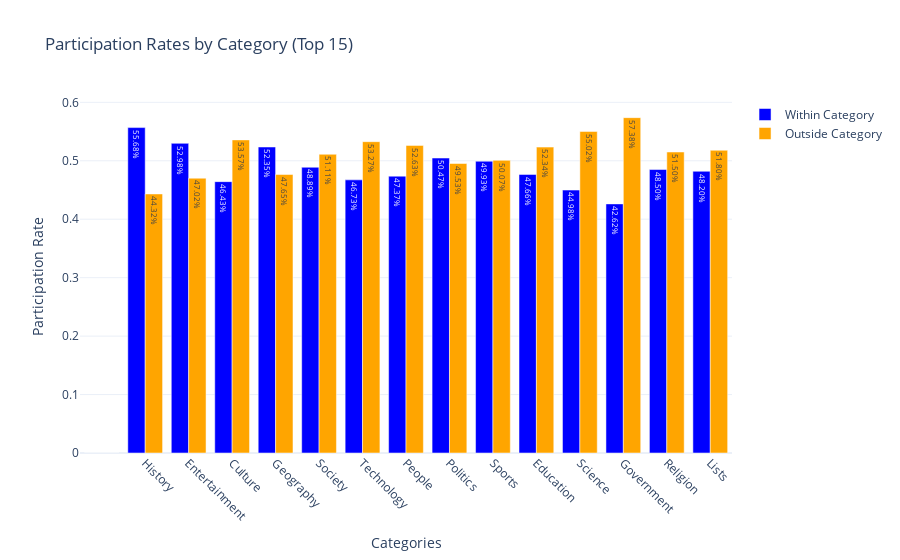

Source (notebook cell):
### Markdown cell above
# Participation rate same/different group

### Code cell
plot_participation_rates(df_vote, top_15_categories, title="Participation Rates by Category (Top 15)", top_n=15)

### Figure 1 — Plotly figure (JSON) as saved in the notebook; plotly's stock layout.template omitted (floating-point values rounded to 4 significant figures)
{"data": [{"marker": {"color": "blue"}, "name": "Within Category", "text": ["0.00%", "55.68%", "52.98%", "46.43%", "52.35%", "48.89%", "46.73%", "47.37%", "50.47%", "49.93%", "47.66%", "44.98%", "42.62%", "48.50%", "48.20%"], "textposition": "auto", "type": "bar", "x": ["", "History", "Entertainment", "Culture", "Geography", "Society", "Technology", "People", "Politics", "Sports", "Education", "Science", "Government", "Religion", "Lists"], "y": [0, 0.5568, 0.5298, 0.4643, 0.5235, 0.4889, 0.4673, 0.4737, 0.5047, 0.4993, 0.4766, 0.4498, 0.4262, 0.485, 0.482]}, {"marker": {"color": "orange"}, "name": "Outside Category", "text": ["0.00%", "44.32%", "47.02%", "53.57%", "47.65%", "51.11%", "53.27%", "52.63%", "49.53%", "50.07%", "52.34%", "55.02%", "57.38%", "51.50%", "51.80%"], "textposition": "auto", "type": "bar", "x": ["", "History", "Entertainment", "Culture", "Geography", "Society", "Technology", "People", "Politics", "Sports", "Education", "Science", "Government", "Religion", "Lists"], "y": [0, 0.4432, 0.4702, 0.5357, 0.4765, 0.5111, 0.5327, 0.5263, 0.4953, 0.5007, 0.5234, 0.5502, 0.5738, 0.515, 0.518]}], "layout": {"autosize": true, "barmode": "group", "title": {"text": "Participation Rates by Category (Top 15)"}, "xaxis": {"autorange": true, "range": [-0.5, 14.5], "tickangle": 45, "title": {"text": "Categories"}, "type": "category"}, "yaxis": {"autorange": true, "range": [0, 0.604], "title": {"text": "Participation Rate"}, "type": "linear"}}}
